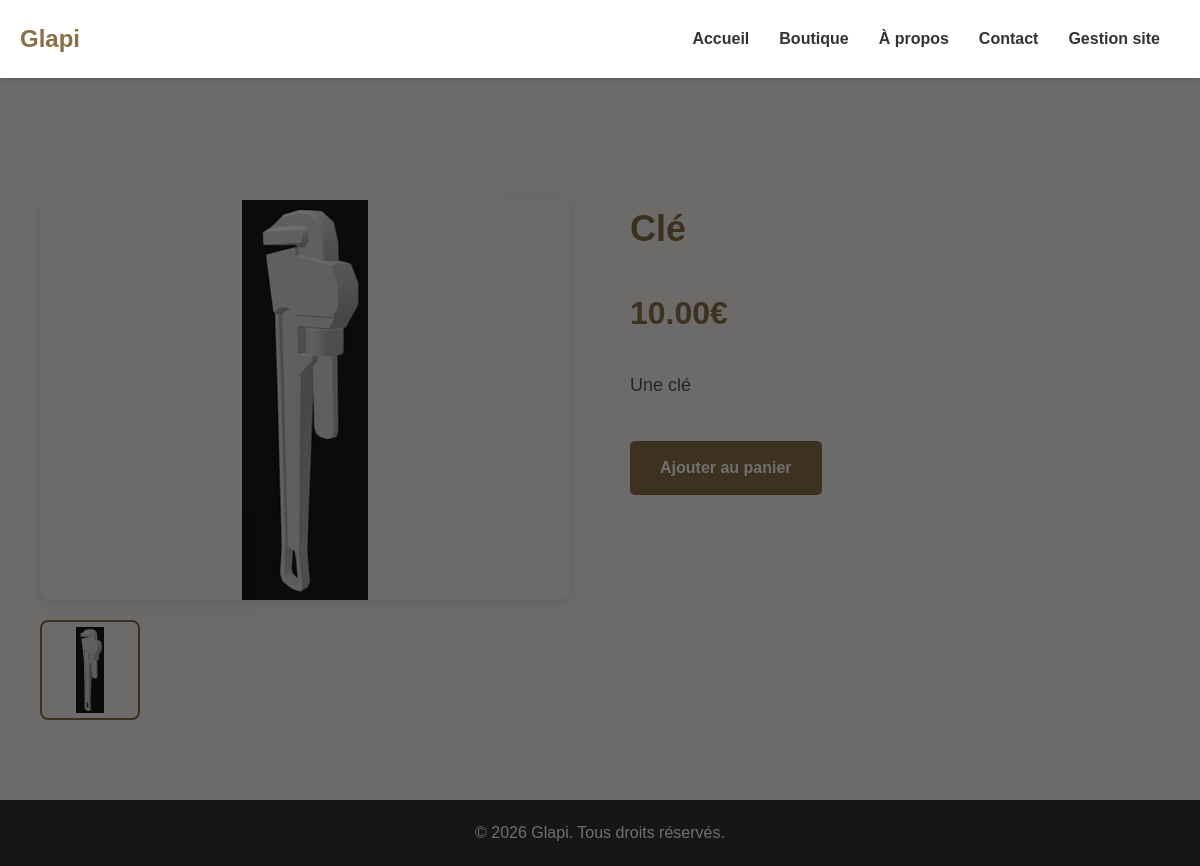
/objet?id=3, run on the app's committed database.
### tables this page shows
CREATE TABLE objets (
    id INTEGER PRIMARY KEY AUTOINCREMENT,
    nom TEXT NOT NULL,
    prix REAL,
    id_categories INTEGER,
    id_sous_categories INTEGER,
    description TEXT,
    premiere_page INTEGER,
    UNIQUE(id)
    );

### pages/objet/objet.py (the view)
@objet_blueprint.route('/objet', methods=['GET'])
def objet():
    if request.method == 'GET':
        id = request.args.get('id')
        return render_template( 'objet.html',
                                objet = db.get_objet(id = id),
                                images2D = db.get_images2D_objet(id = id),
                                image3D = db.get_image3D_objet(id = id)
                            )
    return redirect(url_for('index_blueprint.index'))

### config.py (called while the page is built)
def img_2D_Path(fichier : str):
    return '/static/Objets2DImages/' + fichier

def img_3D_Path(fichier : str):
    return '/static/Objets3DImages/' + fichier

### db/db_objects.py (called while the page is built)
    def __get_db_connection(self):
        conn = sqlite3.connect(self.db_path)
        conn.row_factory = sqlite3.Row
        return conn

    def get_images2D_objet(self, id : int):
        conn = self.__get_db_connection()
        sql = """SELECT i.fichier as fichier
                FROM images as i

                WHERE i.id_objets = """ + str(id) + """ AND image3D = 0 ORDER BY i.ordre"""
        req = conn.execute(sql).fetchall()
        conn.close()
        list = []
        for line in req:
            list.append({
                'fichier': config.img_2D_Path(line['fichier'])
            })
        return list

    def get_image3D_objet(self, id : int):
        conn = self.__get_db_connection()
        sql = """SELECT i.fichier as fichier
                FROM images as i

                WHERE i.id_objets = """ + str(id) + """ AND image3D = 1 LIMIT 1"""
        req = conn.execute(sql).fetchall()
        conn.close()
        chemin = ""
        if len(req) >= 1:
            chemin = config.img_3D_Path(req[0]['fichier'])
        return chemin

### pages/objet/templates/objet.html (shortened to what this page needs)
{%- extends 'base.html' -%}
{%- block content -%}
    <section class="detail-container">
        <div class="detail-images">
            <div class="main-image" id="mainView">
                <img src="{{- images2D[0]['fichier'] -}}" id="mainImg">
            </div>
            <div class="thumbnails">
                {%- for image in images2D -%}
                    {% if loop.first %}
                        <img src="{{- image['fichier'] -}}" class="thumbnail active" onclick="changeImage(this)">
                    {% else %}
                        <img src="{{- image['fichier'] -}}" class="thumbnail" onclick="changeImage(this)">
                    {% endif %}
                {%- endfor -%}
                {% if image3D %}
                    <div class="thumbnail" onclick="show3DView()">
                        <model-viewer
                            src="{{- image3D -}}"
                            alt="Vue 3D"
                            poster="{{- images2D[0]['fichier'] -}}"
                            loading="lazy"
                            reveal="interaction"
                            camera-controls
                            style="width: 100%; height: 100%; border-radius: 8px;">
                            <div class="text3D">
                                <h1>3D</h1>
                            </div>
                        </model-viewer>
                    </div>
                {% endif %}
            </div>
        </div>
        <div class="detail-info">
            <h1>{{- objet['nom'] -}}</h1>
            <div class="price">{{- '%0.2f'|format(objet['prix']|float) -}} €</div>
            <div class="description">
                {{- objet['description']|safe -}}
            </div>
            <a href="#" class="btn">Ajouter au panier</a>
        </div>
    </section>
{%- endblock -%}

### static/css/style.css (style rules this page uses)
* { margin: 0; padding: 0; box-sizing: border-box; }
body { font-family: 'Arial', sans-serif; line-height: 1.6; color: #333; background-color: #f9f5f0; }
h1 { font-size: 24px; color: #8b6f47; }
.btn { background-color: #8b6f47; color: #fff; padding: 12px 24px; text-decoration: none; border-radius: 5px; font-weight: bold; }

### static/css/tableau.css (style rules this page uses)
* { margin: 0; padding: 0; box-sizing: border-box; }
body { font-family: 'Arial', sans-serif; line-height: 1.6; color: #333; background-color: #f9f5f0; padding-top: 100px; }

### pages/objet/templates/objet.html (style rules this page uses)
.detail-container { max-width: 1200px; margin: 100px auto 80px; padding: 0 20px; display: grid; grid-template-columns: 1fr 1fr; gap: 60px; }
.detail-images { display: flex; flex-direction: column; gap: 20px; }
.main-image { width: 100%; height: 400px; border-radius: 10px; overflow: hidden; box-shadow: 0 4px 15px rgba(0,0,0,0.1); display: flex; justify-content: center; align-items: center; background-color: #f9f5f0; }
.main-image img { max-width: 100%; max-height: 100%; object-fit: contain; display: block; }
.thumbnails { display: flex; gap: 10px; overflow-x: auto; }
.thumbnail { width: 100px; height: 100px; object-fit: contain; background-color: #f9f5f0; border-radius: 8px; cursor: pointer; opacity: 0.7; transition: opacity 0.3s; padding: 5px; box-sizing: border-box; }
.thumbnail.active { opacity: 1; border: 2px solid #8b6f47; }
.text3D { background: rgba(0, 0, 0, 0.8); z-index: 1; position: absolute; text-align: center; font-family: Georgia; margin: 0 auto; left: 0; right: 0; top: 0%; color: white; width: 100%; height: 100%; line-height: 90px; }
.detail-info h1 { font-size: 36px; color: #8b6f47; margin-bottom: 20px; }
.price { font-size: 32px; font-weight: bold; color: #8b6f47; margin: 30px 0; }
.description { font-size: 18px; line-height: 1.8; color: #555; margin-bottom: 40px; }
.btn { background-color: #8b6f47; color: #fff; padding: 14px 30px; text-decoration: none; border-radius: 5px; font-weight: bold; display: inline-block; }
model-viewer { width: 100%; height: 500px; background-color: #f9f5f0; border-radius: 10px; box-shadow: 0 4px 15px rgba(0,0,0,0.1); }

### data on the page
objets: nom "Clé", prix "10.00", description "Une clé"
